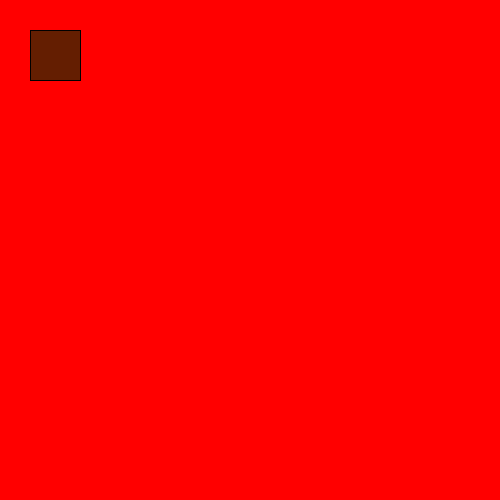
Frame 1 (no input)
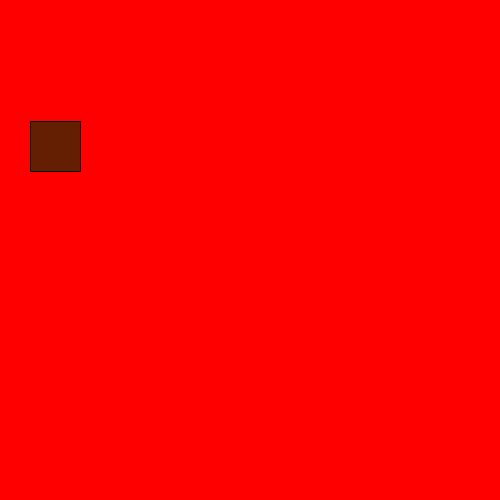
Frame 60 (the mouse pressed at the canvas centre just before this capture)
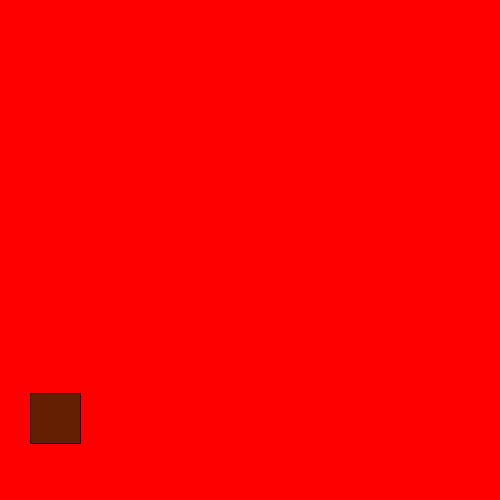
Frame 120 (the mouse held since frame 60 and released just before this capture)

The Processing sketch that drew these frames (run headless with seeded random() and noise(); from frame 60 on, the mouse is pressed at the canvas centre):

// Processing sketch: sketch_2_1
// ── sketch_2_1.pde
Controller controller = new Controller();

void setup(){
  size(500,500);
  background(255,0,0);
}

void draw()
{
  controller.update();
}

class Controller
{
  private InputKey inputKey;
  private SquareObject square;
  public Controller()
  {
    inputKey=new InputKey();
    square = new SquareObject(30,30);
  }
  public void update()
  {
    background(255,0,0);
    if (inputKey.keyAvailable())
    {
      switch(key)
      {
        case 'a':
          square.changeX(-1);
          break;
        case 's':
          square.changeY(1);
          break;
        case 'd':
          square.changeX(1);
          break;
        case 'w':
          square.changeY(-1);
          break;
      }
    }
    square.update();
    square.draw();    
  }
}

class InputKey
{
  public boolean keyAvailable()
  {
    if ((key=='a'||key=='w'||key=='s'||key=='d')&&keyPressed)
    {
      return true;
    }
    else
    {
      return false;
    }
  }
}

class SquareObject
{
  private float x,y;
  private float width=50,height=50;
  private float yVelocity=0,xVelocity=0;
  private float gravityStrength = 0.05;
  
  public SquareObject(float x,float y)
  {
    this.x=x;
    this.y=y;
  }
  
  public void update()
  {
    updateGravity();
    y+=yVelocity;
    x+=xVelocity;
  }
  private void updateGravity()
  {
    yVelocity+=gravityStrength;
  }
  public void changeX(float distance)
  {
    xVelocity+=distance;
  }
  public void changeY(float distance)
  {
    yVelocity+=distance;
  }
  public void draw()
  {
    fill(100,30,1);
    rect(x, y, width,height);//currently the square is of a fixed size
  }  
}
